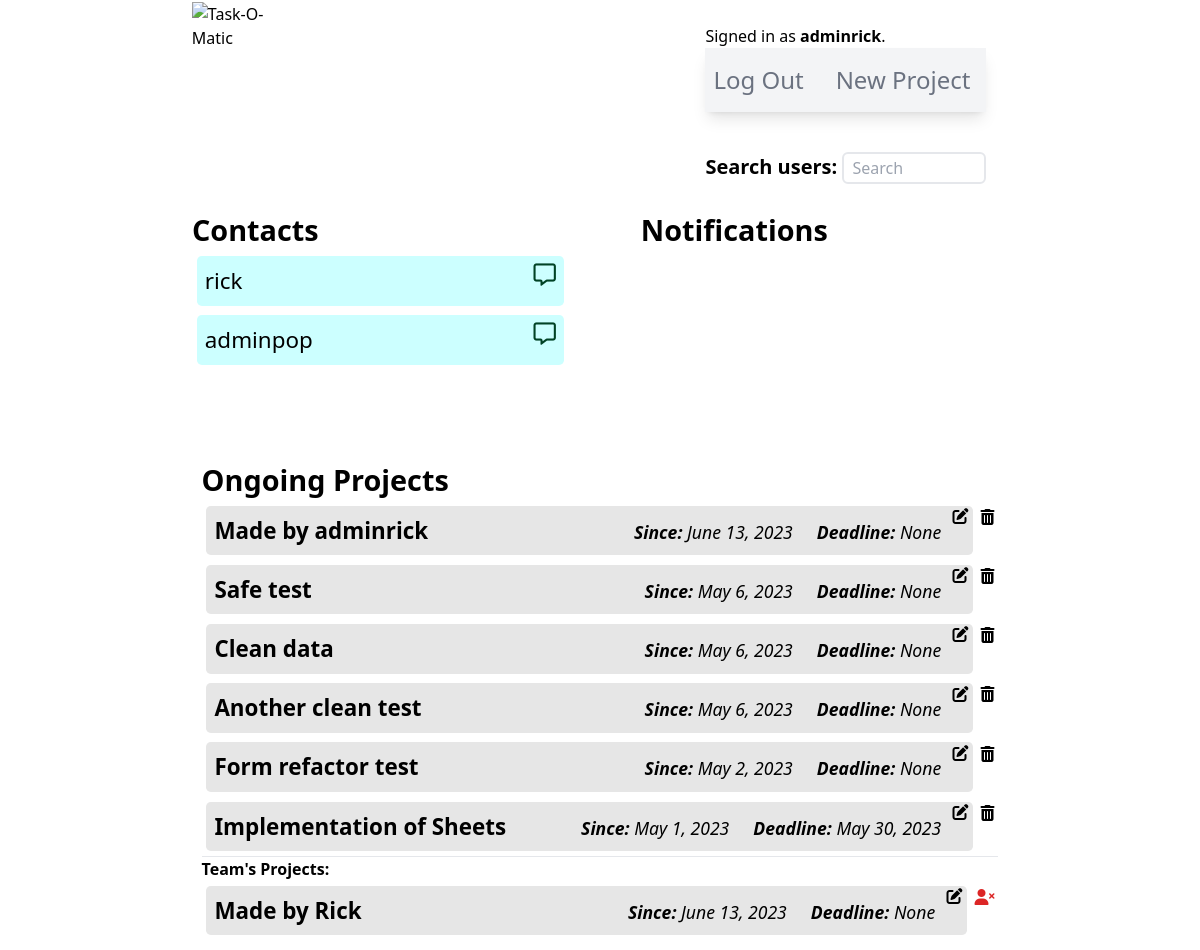
The app's page / (signed in), older data.
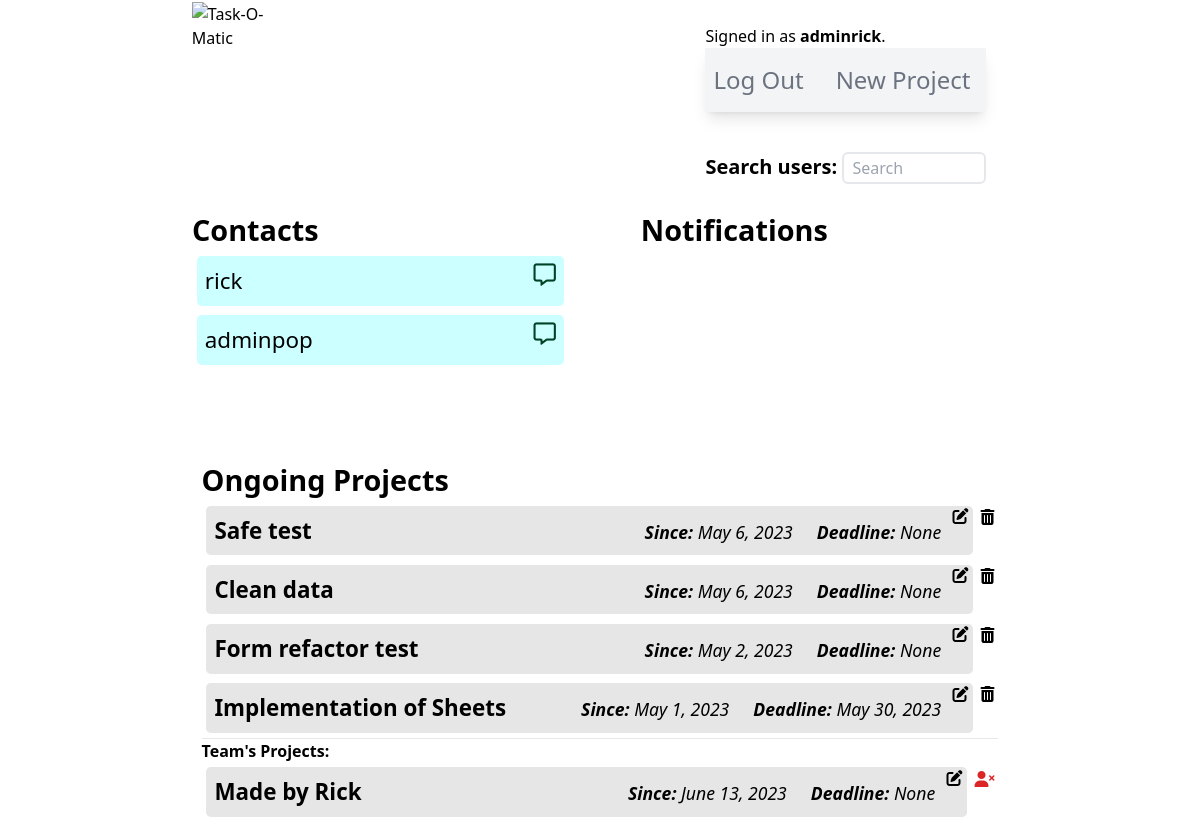
The same page, newer data.
### taskomatic/models.py (models this page shows, shortened)
class User(AbstractUser):
    pass

class Relationship(models.Model):
    STATUS_CHOICES = [
        ('pending', 'Pending'),
        ('accepted', 'Accepted'),
        ('rejected', 'Rejected'),
    ]
    from_user = models.ForeignKey(User, on_delete=models.CASCADE, related_name='from_user')
    to_user = models.ForeignKey(User, on_delete=models.CASCADE, related_name='to_user')
    status = models.CharField(max_length=10, choices=STATUS_CHOICES, default='pending')
    created_at = models.DateTimeField(auto_now_add=True)
    class Meta:
        unique_together = ('from_user', 'to_user')

class Project(models.Model):
    user = models.ForeignKey(User, on_delete=models.CASCADE)
    owner = models.CharField(max_length=80)
    projectName = models.CharField(max_length=160)
    projectDescription = models.CharField(max_length=350)
    hasDeadline = models.BooleanField(default=False)
    hasInventory = models.BooleanField(default=False)
    hasTasks = models.BooleanField(default=False)
    creationDate = models.DateField(null=True, blank=True)
    deadlineDate = models.DateField(null=True, blank=True)

class Member(models.Model):
    project = models.ForeignKey(Project, on_delete=models.CASCADE)
    user = models.ForeignKey(User, on_delete=models.CASCADE)

### taskomatic/views.py (the view)
# urls.py: path("", views.index, name="index"),
def index(request):
    if request.user.is_authenticated:
        currentUserId = request.user.id
        currentUser = User.objects.get(id=currentUserId)
        projects = Project.objects.filter(user=currentUser).order_by('-creationDate')
        contacts = Relationship.objects.filter(Q(from_user=currentUser) | Q(to_user=currentUser), ~Q(status='rejected'))
        contactRequests = Relationship.objects.filter(Q(to_user=currentUser), Q(status="pending"))
        memberProjects = Member.objects.filter(user=currentUser)
        notifications = Notification.objects.filter(user=currentUser)
        return render(request, "taskomatic/index.html", {
        "projects": projects,
        "memberProjects": memberProjects,
        "contacts": contacts,
        "contactRequests": contactRequests,
        "notifications": notifications
        })
    return render(request, "taskomatic/index.html")

### taskomatic/templates/taskomatic/index.html (shortened to what this page needs)
{% extends "./layout.html" %}
{% load static %}
{% block body %}
{% if user.is_authenticated %}
    <div id="dashboardContainer">
        <section id="indexUpperSection">
            <div id="indexContacts">
                <h2>Contacts</h2>
                <div class="contactInstanceContainer">
                {% if contacts|length > 0 %}
                    {% for contact in contacts %}
                        {% if contact.status == "pending" %}
                            {% if contact.to_user != request.user%}
                    <div class="contactInstance">
                        <span>{{ contact.to_user }} <span class="text-sm">(Pending)</span></span>
                    </div>
                            {% endif %}
                        {% else %}
                            {% if contact.to_user != request.user%}
                    <div class="contactInstance">
                        <p>{{ contact.to_user }}</p>
                        <i class="fa-regular fa-message hover:text-sky-600 cursor-pointer" style="color: #004225" title="Send message"></i>
                    </div>
                            {% else %}
                    <div class="contactInstance">
                        <p>{{ contact.from_user }}</p>
                        <i class="fa-regular fa-message hover:text-sky-600 cursor-pointer" style="color: #004225" title="Send message"></i>
                    </div>
                            {% endif %}
                        {% endif %}
                    {% endfor %}
                {% else %}
                    <div class="noContact">
                        <p>No contacts.</p>
                    </div>
                {% endif %}
                </div>
            </div>
            <div id="indexAlerts">
                <h2>Notifications</h2>
            </div>
        </section>
        <section id="ongoingProjectsContainer">
            <h2>Ongoing Projects</h2>
            <ul>
            {% if projects %}
                {% for project in projects %}
                <div id="projectInstanceContainer">
                    <a id="projectInstanceAnchor" href="{% url 'projectPage' project.id %}">
                        <li id="projectInstance">
                            <span style="cursor: default"><b>{{ project.projectName }}</b></span>
                            <span class="flex justify-between">
                                <span><i class="dateCaption"><b>Since:</b> {{ project.creationDate }}</i></span>
                                <span><i class="dateCaption"><b>Deadline:</b> {{ project.deadlineDate }}</i></span>
                            </span>
                        </li>
                    </a>
                    <form method="POST" action="{% url 'editProject' %}" name="indexEditForm{{ project.id }}" id="indexEditForm{{ project.id }}">
                        <i id="indexEditIcon{{project.id}}" class="fa-solid fa-pen-to-square indexEditIcon"></i>
                    </form>
                    <i id="indexDeleteIcon{{project.id}}" class="fa-solid fa-trash-can relative top-2 right-1 cursor-pointer indexDeleteIcon" title="Delete"></i>
                </div>
                {% endfor %}
            {% else %}
                <li>No owned projects.</li>
            {% endif %}
            <hr>
            {% if memberProjects %}
            <p><strong>Team's Projects:</strong></p>
                {% for instance in memberProjects %}
                <div id="projectInstanceContainer">
                    <a id="projectInstanceAnchor" href="{% url 'projectPage' instance.project.id %}">
                        <li id="projectInstance">
                            <span style="cursor: default"><b>{{ instance.project.projectName }}</b></span>
                            <span class="flex justify-between">
                                <span><i class="dateCaption"><b>Since:</b> {{ instance.project.creationDate }}</i></span>
                                <span><i class="dateCaption"><b>Deadline:</b> {{ instance.project.deadlineDate }}</i></span>
                            </span>
                        </li>
                    </a>
                    <form method="POST" action="{% url 'editProject' %}" name="indexEditForm{{ instance.project.id }}" id="indexEditForm{{ instance.project.id }}">
                        <i id="indexEditIcon{{instance.project.id}}" class="fa-solid fa-pen-to-square indexEditIcon"></i>
                    </form>
                    <i id="indexDeleteIcon{{instance.project.id}}" class="fa-solid fa-user-xmark text-red-600 relative top-2 right-1 cursor-pointer indexDeleteIcon teamProject" title="Remove"></i>
                </div>
                {% endfor %}
            {% endif %}
            </ul>
        </section>
    </div>
{% endif %}
{% endblock body %}

### taskomatic/templates/taskomatic/layout.html (shortened to what this page needs)
{% load static %}
<!DOCTYPE html>
<html lang="en">
<head>
    <link href="{% static 'taskomatic/styles.css' %}" rel="stylesheet">
    <link rel="stylesheet" href="https://cdnjs.cloudflare.com/ajax/libs/font-awesome/6.4.0/css/all.min.css"
/>
    <script src="https://cdn.tailwindcss.com"></script>
</head>
<body id="appBody">
    <header>
        <a href="{% url 'index' %}"><img id="taskLogo" src="https://escrituras-eremitas.com/wp-content/uploads/2023/04/task-O-maticLogo.png" alt="Task-O-Matic"></a>
        <div class="navSection">
            <div>
                {% if user.is_authenticated %}
                    Signed in as <strong>{{ user.username }}</strong>.
                {% else %}
                    Not signed in.
                {% endif %}
            </div>
                <ul class="relative max-w-2xl flex flex-wrap items-center justify-between py-4 bg-gray-100 text-gray-500
                hover:text-gray-700 focus:text-gray-700 shadow-lg navbar navbar-expand-lg navbar-light">
                    {% if user.is_authenticated %}
                        <li class="nav-item pr-2">
                            <a class="nav-link text-2xl text-gray-500 hover:text-gray-700
                            focus:text-gray-700 p-2" href="{% url 'logout' %}">Log Out</a>
                        </li>
                        <li class="nav-item pr-2">
                            <a class="nav-link text-2xl text-gray-500 hover:text-gray-700
                            focus:text-gray-700 p-2" href="{% url 'newProject' %}">New Project</a>
                        </li>
                    {% endif %}
                </ul>
                {% if user.is_authenticated %}
                <form action="{% url 'users' %}">
                    <label for="searchQ" class="text-xl"><b>Search users: </b></label>
                    <input type="text" name="q" id="searchQ" class="border-2 rounded-md mt-10 min-h-[2rem] max-w-[9rem] placeholder:pl-2" placeholder="Search">
                </form>
                {% endif %}
            </div>
    </header>
    {% block body %}
    {% endblock %}
</body>
</html>

### taskomatic/static/taskomatic/styles.css (style rules this page uses)
html { font-size: 16px; }
* { margin: 0; padding: 0; box-sizing: border-box; }
h2 { font-size: 1.8rem !important; font-weight: 600 !important; }
header { display: flex; justify-content: space-around; }
#taskLogo { max-width: 30rem; margin: 2%; }
.navSection { max-width: 20rem; margin: 2%; }
#indexUpperSection { display: flex; justify-content: space-between; min-height: 15rem; width: 85%; }
#dashboardContainer { display: flex; flex-direction: column; align-items: center; width: 80%; margin: 0 auto; }
#indexContacts { display: flex; flex-direction: column; width: 45%; }
#indexAlerts { margin-right: 5%; width: 40%; }
.contactInstanceContainer { display: flex; flex-direction: column; justify-content:flex-start; width: 100%; }
.contactInstance { display: flex; justify-content: space-between; width: 100%; font-size: 1.4rem; margin: 0.3rem; padding: 0.5rem; background-color: rgba(0, 255, 255, 0.2); border-radius: 0.3rem; }
#ongoingProjectsContainer { width: 85%; padding: 1%; }
#projectInstanceContainer { display: flex; justify-content:flex-start; width: 100%; }
#projectInstance { display: flex; justify-content: space-between; width: 100%; font-size: 1.4rem; margin: 0.3rem; padding: 0.5rem; background-color: rgba(128, 128, 128, 0.2); border-radius: 0.3rem; }
#projectInstanceAnchor { cursor: default; width: 100%; }
.indexEditIcon { position: relative; right: 1rem; top: 0.2rem; cursor: pointer; }
.dateCaption { cursor: default; font-size: 1.1rem; padding-right: 1.5rem; }

Row changes from the older to the newer data that the page shows:
removed Project: projectName "Made by adminrick", creationDate "June 13, 2023", deadlineDate "None"
removed Project: projectName "Another clean test", creationDate "May 6, 2023", deadlineDate "None"
